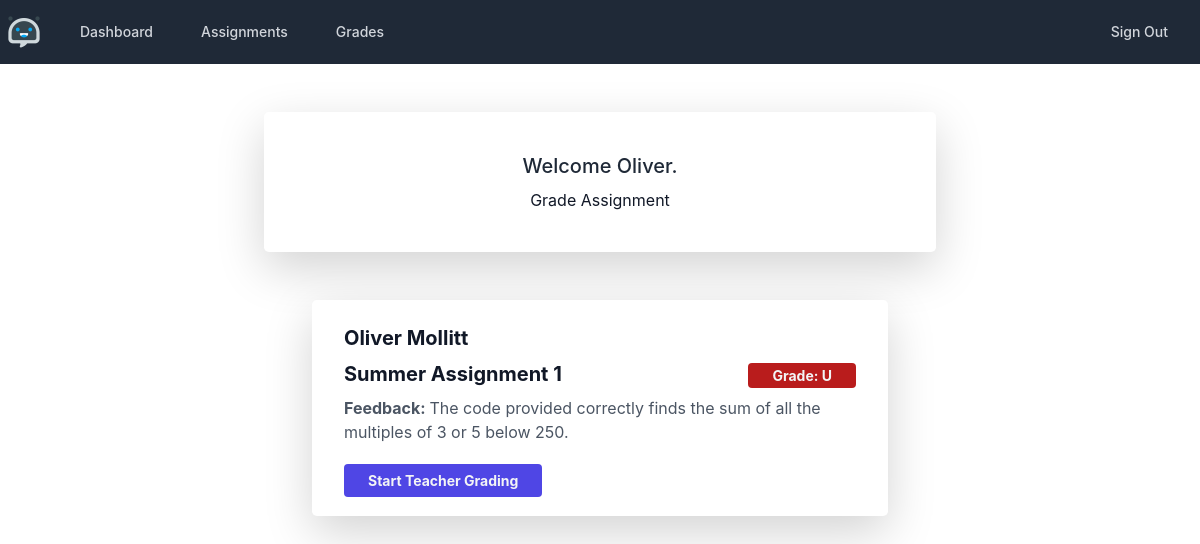
/grade_assignment (signed in), run on an earlier commit of the app's database.
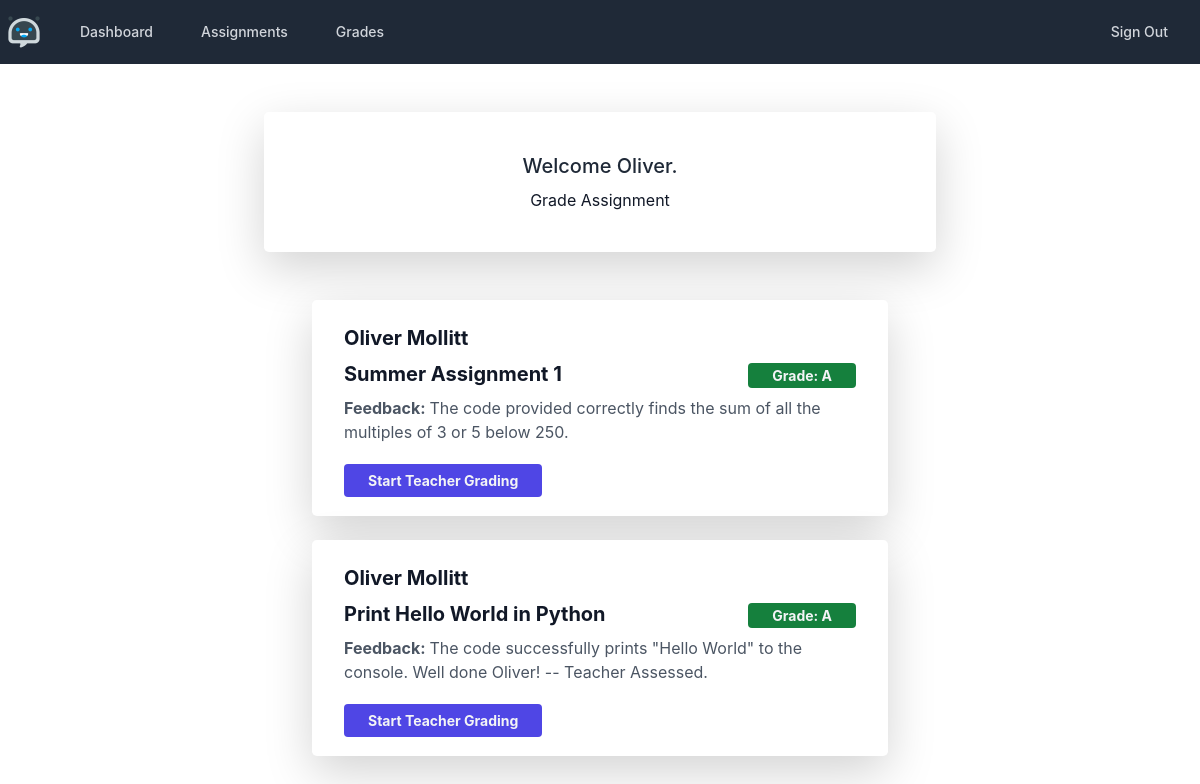
And on a later commit of the database.
### models.py (models this page shows, shortened)
class User(db.Model, UserMixin):
    __tablename__ = 'users'
    __table_args__ = {'extend_existing': True}
    id = db.Column(db.Integer, primary_key=True)
    email = db.Column(db.String(100), nullable=False, unique=True)
    password = db.Column(db.String(15), nullable=False)
    firstname = db.Column(db.String(40), nullable=False)
    lastname = db.Column(db.String(40), nullable=False)
    role = db.Column(db.String(30), nullable=False, default='student')
    registered_on = db.Column(db.DateTime, nullable=False)
    current_login = db.Column(db.DateTime, nullable=True)
    last_login = db.Column(db.DateTime, nullable=True)
    postkey = db.Column(db.BLOB, nullable=False)

class Assignment(db.Model):
    __tablename__ = 'assignments'
    __table_args__ = {'extend_existing': True}
    assignment_id = db.Column(db.Integer, primary_key=True)
    name = db.Column(db.String(100), nullable=False)
    description = db.Column(db.String(500), nullable=False)
    set_by = db.Column(db.String(50), nullable=False)
    created_on = db.Column(db.DateTime, nullable=False)
    due_date = db.Column(db.String(10), nullable=False)

class Grade(db.Model):
    __tablename__ = 'grades'
    __table_args__ = {'extend_existing': True}
    assignment_id = db.Column(db.Integer, db.ForeignKey(Assignment.assignment_id), nullable=False)
    student_id = db.Column(db.Integer, db.ForeignKey(User.id), nullable=False)
    grade = db.Column(db.String(1), nullable=True, default='N')
    correct = db.Column(db.Boolean, nullable=False, default=False)
    feedback = db.Column(db.String(2000), nullable=False, default='No Feedback Provided. Default.')
    next_steps = db.Column(db.String(2000), nullable=False, default='No Next Steps Provided. Default.')
    code_submission = db.Column(db.String(2000), nullable=False, default='No Code Provided. Default.')
    grade_id = db.Column(db.Integer, primary_key=True)

### grades/views.py (the view)
@grades_blueprint.route('/grade_assignment', methods=['GET', 'POST'])
def grade_assignment():
    all_grades = Grade.query.all()
    all_assignments = Assignment.query.all()
    all_students = User.query.all()
    if len(all_grades) != 0:
        return render_template('grades/grade_assignment.html',
                               grades=all_grades,
                               assignments=all_assignments,
                               students=all_students,
                               name=current_user.firstname)
    else:
        flash('No grades to review.')
    return render_template('grades/grade_assignment.html',
                           name=current_user.firstname)

### app.py (called while the page is built)
@login_manager.user_loader
def load_user(user_id):
    return User.query.get(int(user_id))

### templates/grades/grade_assignment.html (shortened to what this page needs)
<!DOCTYPE html>
<html lang="en">
<head>
</head>
<body>
{% extends 'base.html' %}
{% block content %}
<div class="w-full max-w-2xl mx-auto mt-5 overflow-hidden bg-white rounded-lg shadow-lg">
    <div class="px-6 py-4">
        <h3 class="mt-3 text-xl font-medium text-center text-gray-800">Welcome {{ name }}.</h3>
        <p class="mt-1 text-center text-gray-900">Grade Assignment</p>
    </div>
</div>
<div class="w-full max-w-xl mx-auto mt-5">
    {% if grades %}
        {% for grade in grades %}
        {% for assignment in assignments %}
        {% for student in students %}
            {% if assignment.assignment_id == grade.assignment_id %}
            {% if student.id == grade.student_id %}
                <div class="max-w-2xl px-8 py-4 my-4 bg-white rounded-lg shadow-lg">
                    <div class="mb-2">
                                <span class="text-xl font-bold text-gray-900" tabindex="0" role="link">
                                    {{ student.firstname }} {{ student.lastname }}
                                </span>
                        </div>
                    <div class="flex items-center justify-between">
                        <span class="text-xl font-bold text-gray-900" tabindex="0" role="link">
                                    {{ assignment.name }}
                                </span>
                        <span class="text-xl font-bold text-gray-700">
                    {% if grade.grade == "U" or grade.grade == "F" or grade.grade == "E" %}
                        <span class="px-4 py-1 text-sm font-bold text-gray-100 bg-red-700 rounded">Grade: {{ grade.grade }}</span>
                    {% elif grade.grade == "C" or grade.grade == "D" %}
                        <span class="px-4 py-1 text-sm font-bold text-gray-100 bg-yellow-600 rounded">Grade: {{ grade.grade }}</span>
                    {% else %}
                        <span class="px-4 py-1 text-sm font-bold text-gray-100 bg-green-700 rounded">Grade: {{ grade.grade }}</span>
                    {% endif %}
                </span>
                    </div>
                    <div class="mt-2">
                        <p class="mt-2 text-gray-600">
                            <b>Feedback: </b>{{ grade.feedback }}
                        </p>
                    </div>
                    <div class="flex items-center justify-between mt-4">
                        <form method="POST">
                            <a href="{{ url_for('grades.start_grade', id=grade.grade_id) }}"
                               class="px-4 py-2 text-sm font-bold text-gray-100 bg-indigo-600 hover:text-gray-100 rounded"
                               tabindex="0" role="button">
                                Start Teacher Grading
                            </a>
                        </form>
                    </div>
                </div>
            {% endif %}
    {% endif %}
            {% endfor %}
    {% endfor %}
    {% endfor %}
    {% endif %}
</div>
{% endblock %}

### templates/base.html (shortened to what this page needs)
<!doctype html>
<html lang="en">
<head>
    <link rel="stylesheet" href="https://stackpath.bootstrapcdn.com/bootstrap/4.3.1/css/bootstrap.min.css"
>
    <script src="https://cdn.tailwindcss.com"></script>
</head>
<body>
<nav class="bg-gray-800">
    <div class="mx-auto max-w-7xl px-2 sm:px-6 lg:px-8">
        <div class="relative flex h-16 items-center justify-between">
            <div class="flex flex-1 items-center justify-center sm:items-stretch sm:justify-start">
                <div class="flex flex-shrink-0 items-center">
                    <a href="{{ url_for('index') }}">
                    <img class="h-8 w-auto" src="/static/img/logo.png"
                         alt="Logo">
                    </a>
                </div>
                <div class="hidden sm:ml-6 sm:block">
                    <div class="flex space-x-4">
                        <a href="{{ url_for('index') }}" class="text-gray-300 hover:bg-gray-700 hover:text-white rounded-md px-3 py-2 text-sm font-medium"
                           aria-current="page">
                            Dashboard
                        </a>
                        {% if current_user.is_authenticated and current_user.role == 'student' %}
                        <a href="{{ url_for('assignments.assignments') }}"
                           class="text-gray-300 hover:bg-gray-700 hover:text-white rounded-md px-3 py-2 text-sm font-medium">
                            Assignments
                        </a>
                        {% endif %}
                        {% if current_user.is_authenticated and current_user.role == 'student' %}
                        <a href="{{ url_for('grades.grades') }}"
                           class="text-gray-300 hover:bg-gray-700 hover:text-white rounded-md px-3 py-2 text-sm font-medium">
                            Grades
                        </a>
                        {% endif %}
                    </div>
                </div>
            </div>
            <div class="absolute inset-y-0 right-0 flex items-center pr-2 sm:static sm:inset-auto sm:ml-6 sm:pr-0">
                <div class="relative ml-3">
                    <div class="hidden sm:ml-6 sm:block">
                    <div class="flex space-x-4">
                        {% if current_user.is_authenticated %}
                        <a href="{{ url_for('users.logout') }}" class="text-gray-300 hover:bg-gray-700 hover:text-white rounded-md px-3 py-2 text-sm font-medium"
                           aria-current="page">Sign Out
                        </a>
                        {% endif %}
                    </div>
                </div>
                </div>
            </div>
        </div>
    </div>
</nav>
{% block content %}
{% endblock %}
</body>
</html>

What changed in the data, as far as the page shows it:
changed Grade (number 1 of 2 on the later page): grade "U" → "A"
added Grade: grade "A", feedback "The code successfully prints \"Hello World\" to the console. Well done Oliver! -- Teacher Assessed.", User (firstname "Oliver", lastname "Mollitt")
added Assignment: name "Print Hello World in Python", User (firstname "Oliver", lastname "Mollitt")
